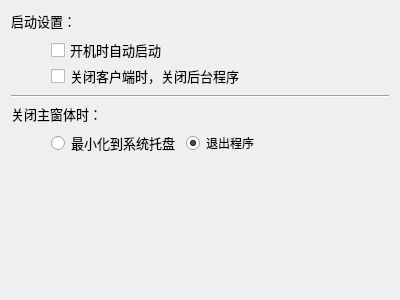
<?xml version="1.0" encoding="UTF-8"?>
<ui version="4.0">
 <class>base_set_weidget</class>
 <widget class="QWidget" name="base_set_weidget">
  <property name="geometry">
   <rect>
    <x>0</x>
    <y>0</y>
    <width>400</width>
    <height>300</height>
   </rect>
  </property>
  <property name="windowTitle">
   <string>Form</string>
  </property>
  <layout class="QHBoxLayout" name="horizontalLayout_4">
   <item>
    <layout class="QVBoxLayout" name="verticalLayout_3">
     <item>
      <widget class="QLabel" name="label">
       <property name="font">
        <font>
         <family>微软雅黑</family>
         <pointsize>10</pointsize>
        </font>
       </property>
       <property name="text">
        <string>启动设置：</string>
       </property>
      </widget>
     </item>
     <item>
      <layout class="QHBoxLayout" name="horizontalLayout">
       <item>
        <spacer name="horizontalSpacer">
         <property name="orientation">
          <enum>Qt::Horizontal</enum>
         </property>
         <property name="sizeType">
          <enum>QSizePolicy::Maximum</enum>
         </property>
         <property name="sizeHint" stdset="0">
          <size>
           <width>40</width>
           <height>20</height>
          </size>
         </property>
        </spacer>
       </item>
       <item>
        <layout class="QVBoxLayout" name="verticalLayout">
         <property name="spacing">
          <number>0</number>
         </property>
         <property name="sizeConstraint">
          <enum>QLayout::SetMinimumSize</enum>
         </property>
         <item>
          <widget class="QCheckBox" name="checkBox_start">
           <property name="sizePolicy">
            <sizepolicy hsizetype="Preferred" vsizetype="Fixed">
             <horstretch>0</horstretch>
             <verstretch>0</verstretch>
            </sizepolicy>
           </property>
           <property name="font">
            <font>
             <family>微软雅黑</family>
             <pointsize>10</pointsize>
            </font>
           </property>
           <property name="autoFillBackground">
            <bool>true</bool>
           </property>
           <property name="text">
            <string>开机时自动启动</string>
           </property>
          </widget>
         </item>
         <item>
          <widget class="QCheckBox" name="checkBox_close">
           <property name="sizePolicy">
            <sizepolicy hsizetype="Preferred" vsizetype="Fixed">
             <horstretch>0</horstretch>
             <verstretch>0</verstretch>
            </sizepolicy>
           </property>
           <property name="font">
            <font>
             <family>微软雅黑</family>
             <pointsize>10</pointsize>
            </font>
           </property>
           <property name="text">
            <string>关闭客户端时，关闭后台程序</string>
           </property>
          </widget>
         </item>
        </layout>
       </item>
       <item>
        <spacer name="horizontalSpacer_4">
         <property name="orientation">
          <enum>Qt::Horizontal</enum>
         </property>
         <property name="sizeHint" stdset="0">
          <size>
           <width>40</width>
           <height>20</height>
          </size>
         </property>
        </spacer>
       </item>
      </layout>
     </item>
     <item>
      <widget class="Line" name="line">
       <property name="orientation">
        <enum>Qt::Horizontal</enum>
       </property>
      </widget>
     </item>
     <item>
      <layout class="QVBoxLayout" name="verticalLayout_2">
       <item>
        <widget class="QLabel" name="label_2">
         <property name="font">
          <font>
           <family>微软雅黑</family>
           <pointsize>10</pointsize>
          </font>
         </property>
         <property name="text">
          <string>关闭主窗体时：</string>
         </property>
        </widget>
       </item>
       <item>
        <layout class="QHBoxLayout" name="horizontalLayout_3">
         <item>
          <spacer name="horizontalSpacer_2">
           <property name="orientation">
            <enum>Qt::Horizontal</enum>
           </property>
           <property name="sizeType">
            <enum>QSizePolicy::Maximum</enum>
           </property>
           <property name="sizeHint" stdset="0">
            <size>
             <width>40</width>
             <height>20</height>
            </size>
           </property>
          </spacer>
         </item>
         <item>
          <layout class="QHBoxLayout" name="horizontalLayout_2">
           <item>
            <widget class="QRadioButton" name="radioButton_min">
             <property name="font">
              <font>
               <family>微软雅黑</family>
               <pointsize>10</pointsize>
              </font>
             </property>
             <property name="text">
              <string>最小化到系统托盘</string>
             </property>
            </widget>
           </item>
           <item>
            <widget class="QRadioButton" name="radioButton_exit">
             <property name="text">
              <string>退出程序</string>
             </property>
             <property name="checked">
              <bool>true</bool>
             </property>
            </widget>
           </item>
           <item>
            <spacer name="horizontalSpacer_3">
             <property name="orientation">
              <enum>Qt::Horizontal</enum>
             </property>
             <property name="sizeHint" stdset="0">
              <size>
               <width>40</width>
               <height>20</height>
              </size>
             </property>
            </spacer>
           </item>
          </layout>
         </item>
        </layout>
       </item>
       <item>
        <spacer name="verticalSpacer">
         <property name="orientation">
          <enum>Qt::Vertical</enum>
         </property>
         <property name="sizeHint" stdset="0">
          <size>
           <width>20</width>
           <height>40</height>
          </size>
         </property>
        </spacer>
       </item>
      </layout>
     </item>
    </layout>
   </item>
  </layout>
 </widget>
 <resources/>
 <connections/>
</ui>
